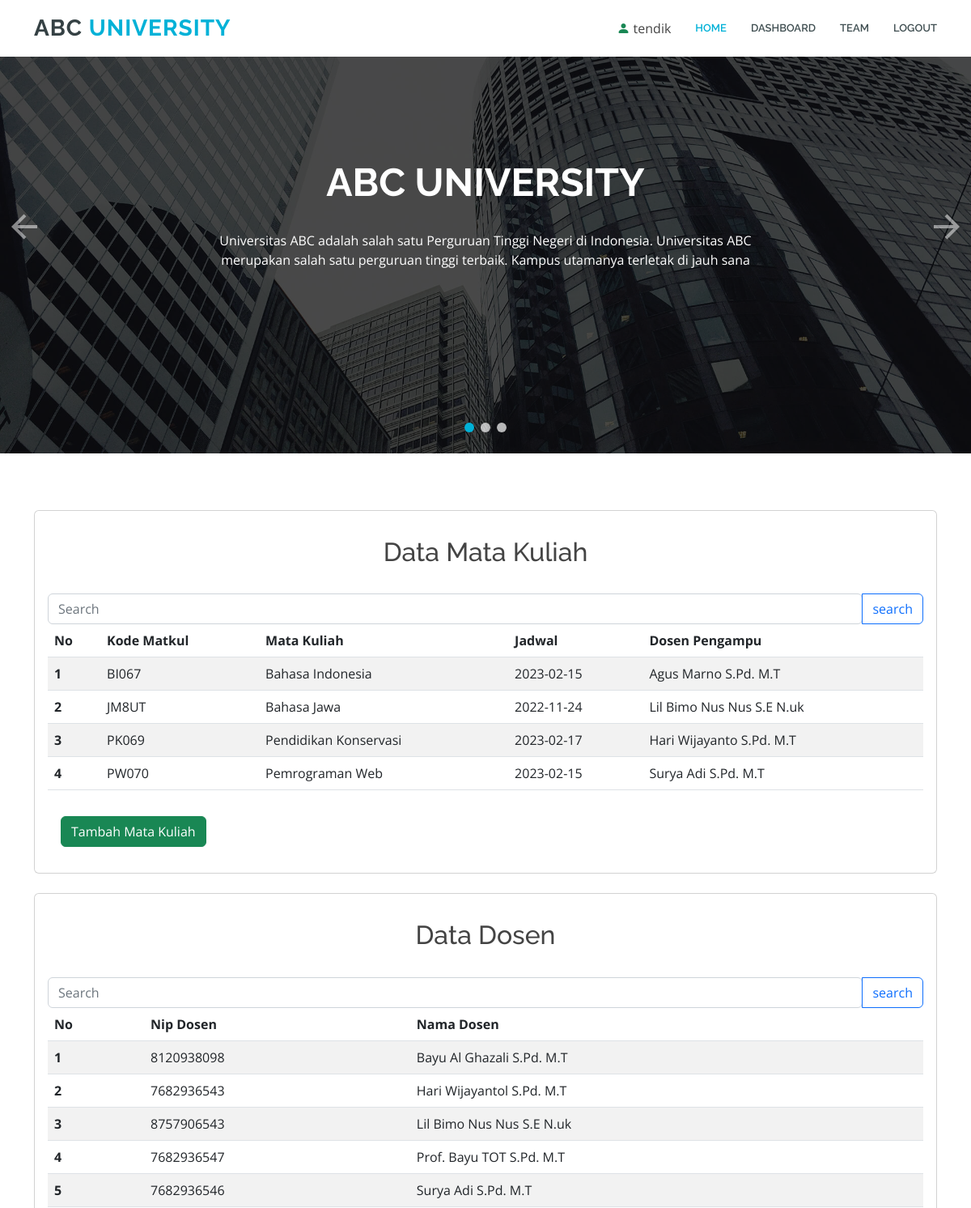
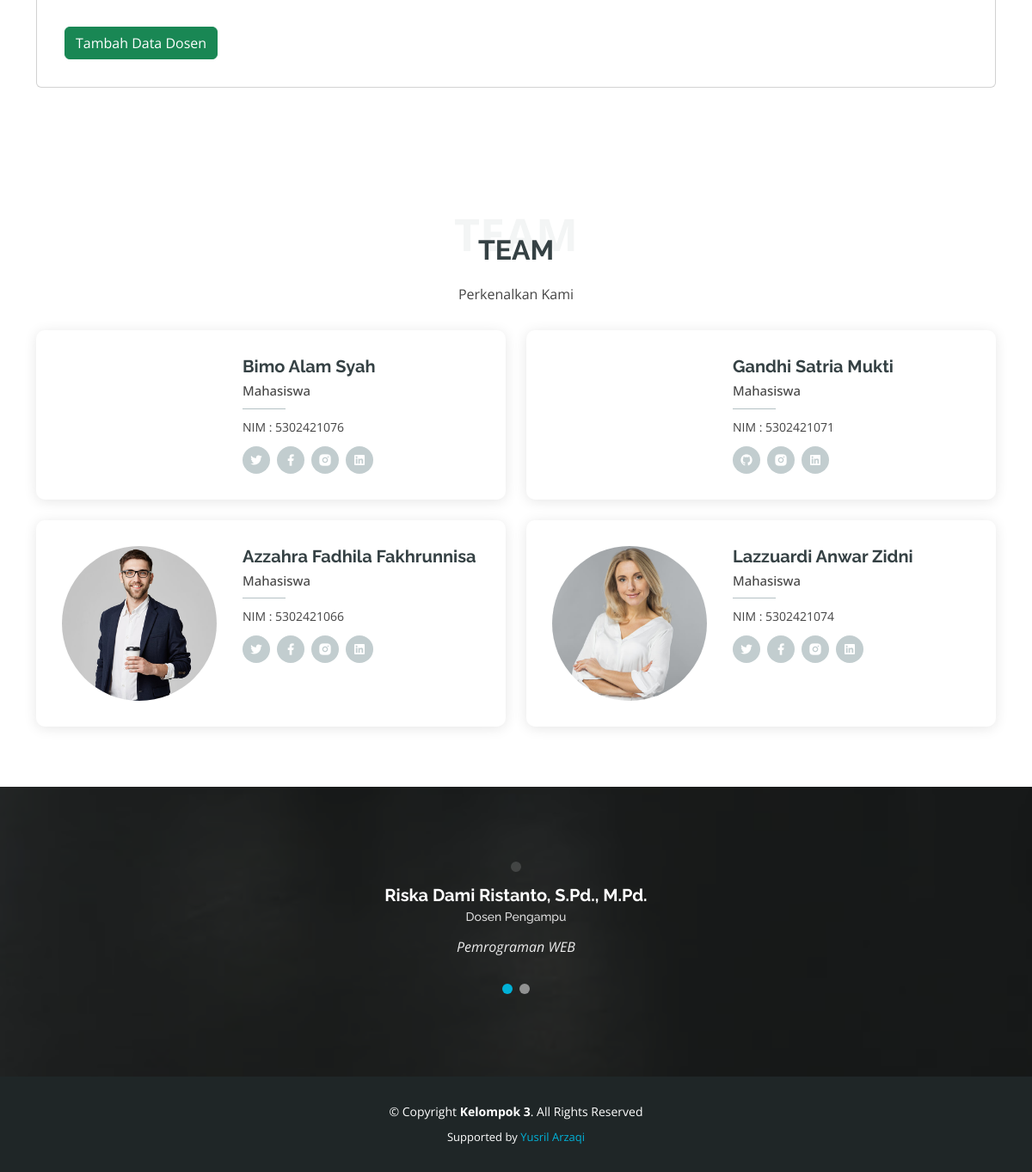
The page /index.php (signed in) on the database its author committed (2 pictures, top to bottom).
### tables this page shows
CREATE TABLE `matkul` (
  `kode_matkul` varchar(5) NOT NULL,
  `nama_matkul` varchar(45) NOT NULL,
  `jadwal_matkul` date NOT NULL,
  `dosen_nama_dosen` varchar(45) NOT NULL,
  `login_id_login` int(11) NOT NULL,
  PRIMARY KEY (`kode_matkul`,`dosen_nama_dosen`,`login_id_login`),
  KEY `fk_matkul_dosen_idx` (`dosen_nama_dosen`),
  KEY `fk_matkul_login1_idx` (`login_id_login`),
  CONSTRAINT `fk_matkul_login` FOREIGN KEY (`login_id_login`) REFERENCES `login` (`id_login`) ON DELETE NO ACTION ON UPDATE NO ACTION,
  CONSTRAINT `matkul_ibfk_1` FOREIGN KEY (`dosen_nama_dosen`) REFERENCES `dosen` (`nama_dosen`) ON DELETE CASCADE ON UPDATE CASCADE,
  CONSTRAINT `matkul_ibfk_2` FOREIGN KEY (`login_id_login`) REFERENCES `login` (`id_login`) ON DELETE CASCADE ON UPDATE CASCADE
);

CREATE TABLE `dosen` (
  `nip` varchar(10) NOT NULL,
  `nama_dosen` varchar(45) NOT NULL,
  `login_id_login` int(11) NOT NULL,
  PRIMARY KEY (`nama_dosen`,`login_id_login`),
  KEY `fk_dosen_login1_idx` (`login_id_login`),
  CONSTRAINT `dosen_ibfk_1` FOREIGN KEY (`login_id_login`) REFERENCES `login` (`id_login`) ON DELETE CASCADE ON UPDATE CASCADE,
  CONSTRAINT `fk_dosen_login1` FOREIGN KEY (`login_id_login`) REFERENCES `login` (`id_login`) ON DELETE NO ACTION ON UPDATE NO ACTION
);

### dashtendik.php (the view, shortened to what this page needs)
<?php
include "koneksi.php";
$id_login = $_SESSION['id'];
$result_dosen = mysqli_query($koneksi, "SELECT * FROM dosen WHERE login_id_login='$id_login'");
$result_matkul = mysqli_query($koneksi, "SELECT * FROM matkul WHERE login_id_login='$id_login'");
?>
<section id="about" class="about">
  <div class="container">
    <div class="card mb-4">
      <div class="card-body">
        <div class="row">
          <div id="Matkul" class="col-md-12">
            <h2 class="pt-3 pb-4 text-center font-bold font-up deep-purple-text">Data Mata Kuliah</h2>
            <form action="index.php" method="GET">
              <div class="input-group">
                <input type="text" class="form-control rounded" placeholder="Search" name="cari_mk" />
                <button type="submit" class="btn btn-outline-primary">search</button>
              </div>
            </form>
          </div>
        </div>
        <table class="table table-striped">
          <thead>
            <tr>
              <th>No</th>
              <th>Kode Matkul</th>
              <th>Mata Kuliah</th>
              <th>Jadwal</th>
              <th>Dosen Pengampu</th>
            </tr>
          </thead>
          <tbody>
            <?php foreach (mysqli_fetch_all($result_matkul) as $index => $data_matkul) : ?>
              <tr>
                <th scope="row">
                  <?= $index + 1 ?>
                </th>
                <td>
                  <?= $data_matkul[0]; ?>
                </td>
                <td>
                  <?= $data_matkul[1]; ?>
                </td>
                <td>
                  <?= $data_matkul[2]; ?>
                </td>
                <td>
                  <?= $data_matkul[3]; ?>
                </td>
              </tr>
            <?php endforeach; ?>
          </tbody>
        </table>
        <a href="form/tambahmatkul.php" class="btn btn-success m-3">Tambah Mata Kuliah</a>
      </div>
    </div>
    <div class="card">
      <div class="card-body">
        <div class="row">
          <div id="Dosen" class="col-md-12">
            <h2 class="pt-3 pb-4 text-center font-bold font-up deep-purple-text">Data Dosen</h2>
            <form action="index.php" method="GET">
              <div class="input-group">
                <input type="text" class="form-control rounded" placeholder="Search" name="cari_ds" />
                <button type="submit" class="btn btn-outline-primary">search</button>
              </div>
            </form>
          </div>
        </div>
        <table class="table table-striped">
          <thead>
            <tr>
              <th>No</th>
              <th>Nip Dosen</th>
              <th>Nama Dosen</th>
            </tr>
          </thead>
          <tbody>
            <?php foreach (mysqli_fetch_all($result_dosen) as $index => $data_dosen) : ?>
              <tr>
                <th scope="row">
                  <?= $index + 1 ?>
                </th>
                <td>
                  <?= $data_dosen[0]; ?>
                </td>
                <td>
                  <?= $data_dosen[1]; ?>
                </td>
              </tr>
            <?php endforeach; ?>
          </tbody>
        </table>
        <a href="form/tambahdosen.php" class="btn btn-success m-3">Tambah Data Dosen</a>
      </div>
    </div>
  </div>
</section>

### rows shown on the page
matkul: kode_matkul "BI067", nama_matkul "Bahasa Indonesia", jadwal_matkul "2023-02-15", dosen_nama_dosen "Agus Marno S.Pd. M.T"
matkul: kode_matkul "JM8UT", nama_matkul "Bahasa Jawa", jadwal_matkul "2022-11-24", dosen_nama_dosen "Lil Bimo Nus Nus S.E N.uk"
matkul: kode_matkul "PK069", nama_matkul "Pendidikan Konservasi", jadwal_matkul "2023-02-17", dosen_nama_dosen "Hari Wijayanto S.Pd. M.T"
matkul: kode_matkul "PW070", nama_matkul "Pemrograman Web", jadwal_matkul "2023-02-15", dosen_nama_dosen "Surya Adi S.Pd. M.T"
dosen: nip "8120938098", nama_dosen "Bayu Al Ghazali S.Pd. M.T"
dosen: nip "7682936543", nama_dosen "Hari Wijayantol S.Pd. M.T"
dosen: nip "8757906543", nama_dosen "Lil Bimo Nus Nus S.E N.uk"
dosen: nip "7682936547", nama_dosen "Prof. Bayu TOT S.Pd. M.T"
dosen: nip "7682936546", nama_dosen "Surya Adi S.Pd. M.T"

### other values the page prints
$_SESSION['nama'] "tendik"
